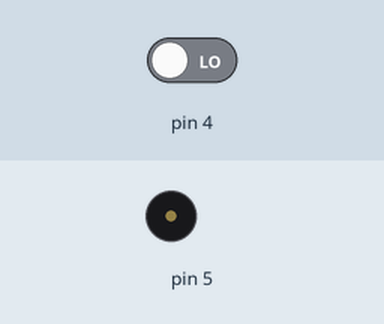
This sketch was run on a simulated Arduino Uno, built with avr-gcc and run on an emulated ATmega328P. On the bench: buzzer (waves = sounding). The test bench sets the inputs (shaded band); at power-on: pin 4 LOW. What the sketch prints to the serial monitor is not drawn.

Above: at 1.2 s.
1.3 s: pin 4 driven HIGH
At 2.5 s:
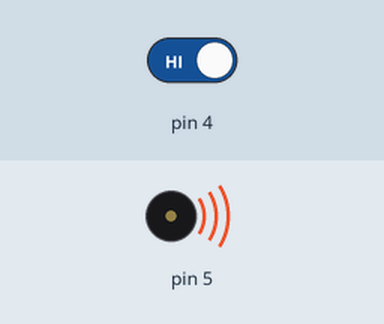
2.8 s: pin 4 driven LOW
At 3.9 s:
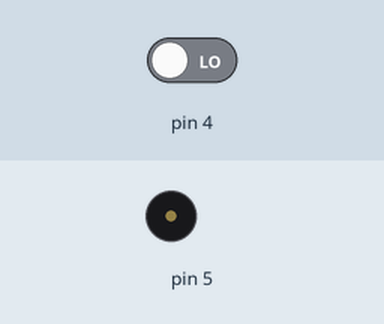
Timing chart, 0 to 5.8 s (numbered marks = the images above; inputs shaded):
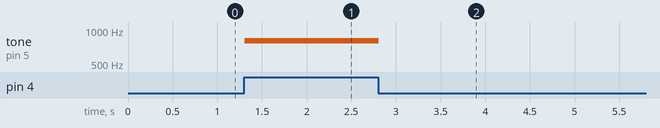

The sketch:

Buzzer_Demo.ino
```cpp
void setup() {
  pinMode(5, OUTPUT);
  pinMode(4, INPUT);
  pinMode(3, INPUT);
  pinMode(2, INPUT);
  Serial.begin(9600);

}

void loop() {
    if(digitalRead(4) == HIGH){
      Serial.println(digitalRead(4));
      tone(5, 800);
    } else {
      Serial.println(digitalRead(4));
      noTone(5);
    }
}
```

Measured:
- after the input at 1.3 s, tone on pin 5: silent → 800 Hz at once
- after the input at 2.8 s, tone on pin 5: 800 Hz → silent at once
